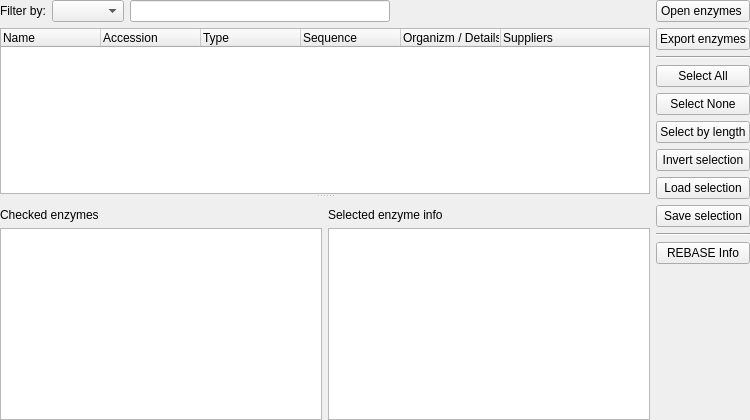
<?xml version="1.0" encoding="UTF-8"?>
<ui version="4.0">
 <class>EnzymesSelectorWidget</class>
 <widget class="QWidget" name="EnzymesSelectorWidget">
  <property name="geometry">
   <rect>
    <x>0</x>
    <y>0</y>
    <width>750</width>
    <height>420</height>
   </rect>
  </property>
  <property name="sizePolicy">
   <sizepolicy hsizetype="Preferred" vsizetype="Preferred">
    <horstretch>0</horstretch>
    <verstretch>0</verstretch>
   </sizepolicy>
  </property>
  <property name="windowTitle">
   <string>Select enzymes</string>
  </property>
  <layout class="QHBoxLayout" name="horizontalLayout_3">
   <property name="leftMargin">
    <number>0</number>
   </property>
   <property name="topMargin">
    <number>0</number>
   </property>
   <property name="rightMargin">
    <number>0</number>
   </property>
   <property name="bottomMargin">
    <number>0</number>
   </property>
   <item>
    <layout class="QVBoxLayout" name="verticalLayout_4">
     <item>
      <layout class="QHBoxLayout" name="horizontalLayout">
       <item>
        <widget class="QLabel" name="filterBy_label">
         <property name="text">
          <string>Filter by:</string>
         </property>
        </widget>
       </item>
       <item>
        <widget class="QComboBox" name="filterComboBox"/>
       </item>
       <item>
        <widget class="QLineEdit" name="enzymesFilterEdit"/>
       </item>
       <item>
        <spacer name="horizontalSpacer">
         <property name="orientation">
          <enum>Qt::Horizontal</enum>
         </property>
         <property name="sizeHint" stdset="0">
          <size>
           <width>40</width>
           <height>20</height>
          </size>
         </property>
        </spacer>
       </item>
      </layout>
     </item>
     <item>
      <widget class="QSplitter" name="splitter">
       <property name="orientation">
        <enum>Qt::Vertical</enum>
       </property>
       <widget class="QTreeWidget" name="tree">
        <property name="sizePolicy">
         <sizepolicy hsizetype="Expanding" vsizetype="Expanding">
          <horstretch>0</horstretch>
          <verstretch>5</verstretch>
         </sizepolicy>
        </property>
        <column>
         <property name="text">
          <string>Name</string>
         </property>
        </column>
        <column>
         <property name="text">
          <string>Accession</string>
         </property>
        </column>
        <column>
         <property name="text">
          <string>Type</string>
         </property>
        </column>
        <column>
         <property name="text">
          <string>Sequence</string>
         </property>
        </column>
        <column>
         <property name="text">
          <string>Organizm / Details</string>
         </property>
        </column>
        <column>
         <property name="text">
          <string>Suppliers</string>
         </property>
        </column>
       </widget>
       <widget class="QWidget" name="layoutWidget">
        <layout class="QHBoxLayout" name="horizontalLayout_2">
         <property name="topMargin">
          <number>10</number>
         </property>
         <item>
          <layout class="QVBoxLayout" name="verticalLayout_2">
           <item>
            <widget class="QLabel" name="label">
             <property name="text">
              <string>Checked enzymes</string>
             </property>
            </widget>
           </item>
           <item>
            <widget class="QPlainTextEdit" name="checkedEnzymesEdit">
             <property name="verticalScrollBarPolicy">
              <enum>Qt::ScrollBarAsNeeded</enum>
             </property>
             <property name="readOnly">
              <bool>true</bool>
             </property>
            </widget>
           </item>
          </layout>
         </item>
         <item>
          <layout class="QVBoxLayout" name="verticalLayout">
           <item>
            <widget class="QLabel" name="label_3">
             <property name="text">
              <string>Selected enzyme info</string>
             </property>
            </widget>
           </item>
           <item>
            <widget class="QTextBrowser" name="teSelectedEnzymeInfo">
             <property name="lineWrapMode">
              <enum>QTextEdit::NoWrap</enum>
             </property>
             <property name="readOnly">
              <bool>true</bool>
             </property>
             <property name="textInteractionFlags">
              <set>Qt::TextBrowserInteraction</set>
             </property>
             <property name="openExternalLinks">
              <bool>true</bool>
             </property>
            </widget>
           </item>
          </layout>
         </item>
        </layout>
       </widget>
      </widget>
     </item>
    </layout>
   </item>
   <item>
    <layout class="QVBoxLayout" name="verticalLayout_3">
     <property name="sizeConstraint">
      <enum>QLayout::SetMinAndMaxSize</enum>
     </property>
     <item>
      <widget class="QPushButton" name="enzymesFileButton">
       <property name="toolTip">
        <string>Load enzymes database</string>
       </property>
       <property name="text">
        <string>Open enzymes </string>
       </property>
      </widget>
     </item>
     <item>
      <widget class="QPushButton" name="saveEnzymesButton">
       <property name="toolTip">
        <string>Export current selection as new database</string>
       </property>
       <property name="text">
        <string>Export enzymes</string>
       </property>
      </widget>
     </item>
     <item>
      <widget class="Line" name="line_2">
       <property name="orientation">
        <enum>Qt::Horizontal</enum>
       </property>
      </widget>
     </item>
     <item>
      <widget class="QPushButton" name="selectAllButton">
       <property name="toolTip">
        <string>Select all enzymes in the table</string>
       </property>
       <property name="text">
        <string>Select All</string>
       </property>
      </widget>
     </item>
     <item>
      <widget class="QPushButton" name="selectNoneButton">
       <property name="toolTip">
        <string>Empty selection</string>
       </property>
       <property name="text">
        <string>Select None</string>
       </property>
      </widget>
     </item>
     <item>
      <widget class="QPushButton" name="selectByLengthButton">
       <property name="toolTip">
        <string>Select enzymes by length of recognition sequence</string>
       </property>
       <property name="text">
        <string>Select by length</string>
       </property>
      </widget>
     </item>
     <item>
      <widget class="QPushButton" name="invertSelectionButton">
       <property name="toolTip">
        <string>Invert current selection</string>
       </property>
       <property name="text">
        <string>Invert selection</string>
       </property>
      </widget>
     </item>
     <item>
      <widget class="QPushButton" name="loadSelectionButton">
       <property name="toolTip">
        <string>Hint: selection file should contain enzymes' names separtated by whitespaces or commas</string>
       </property>
       <property name="text">
        <string>Load selection</string>
       </property>
      </widget>
     </item>
     <item>
      <widget class="QPushButton" name="saveSelectionButton">
       <property name="toolTip">
        <string>Save selected enzymes list to a text file</string>
       </property>
       <property name="text">
        <string>Save selection</string>
       </property>
      </widget>
     </item>
     <item>
      <widget class="Line" name="line">
       <property name="orientation">
        <enum>Qt::Horizontal</enum>
       </property>
      </widget>
     </item>
     <item>
      <widget class="QPushButton" name="enzymeInfo">
       <property name="text">
        <string>REBASE Info</string>
       </property>
      </widget>
     </item>
     <item>
      <spacer name="verticalSpacer">
       <property name="orientation">
        <enum>Qt::Vertical</enum>
       </property>
       <property name="sizeHint" stdset="0">
        <size>
         <width>20</width>
         <height>40</height>
        </size>
       </property>
      </spacer>
     </item>
    </layout>
   </item>
  </layout>
 </widget>
 <resources/>
 <connections/>
</ui>
